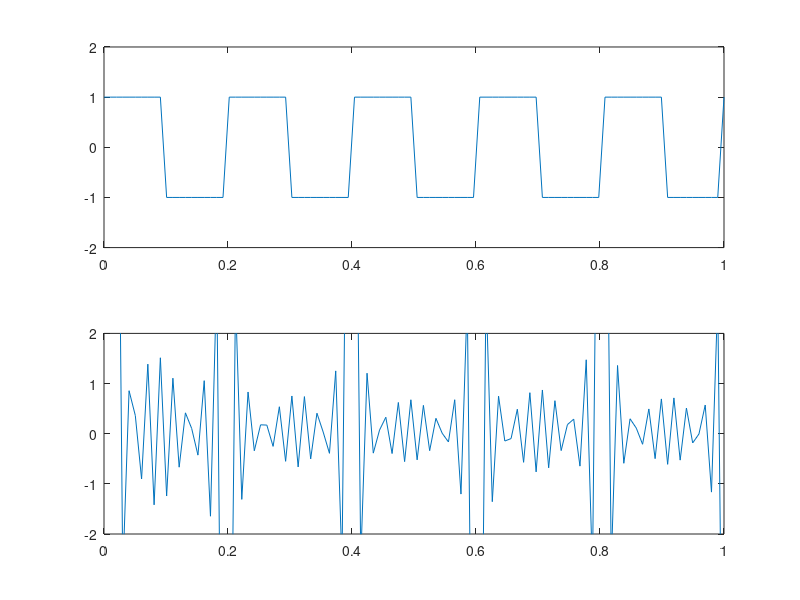

This chart was generated by the following MATLAB code:
%Generation of square wave
clc
clear all
close all
t=linspace(0,1,100);
f=5;
x=square(2*pi*f*t);
X=fft(x);
X(90:100)=0;
y=idct(X);
subplot(2,1,1),plot(t,x),axis([0 1 -2 2]),
subplot(2,1,2),plot(t,y),axis([0 1 -2 2])
